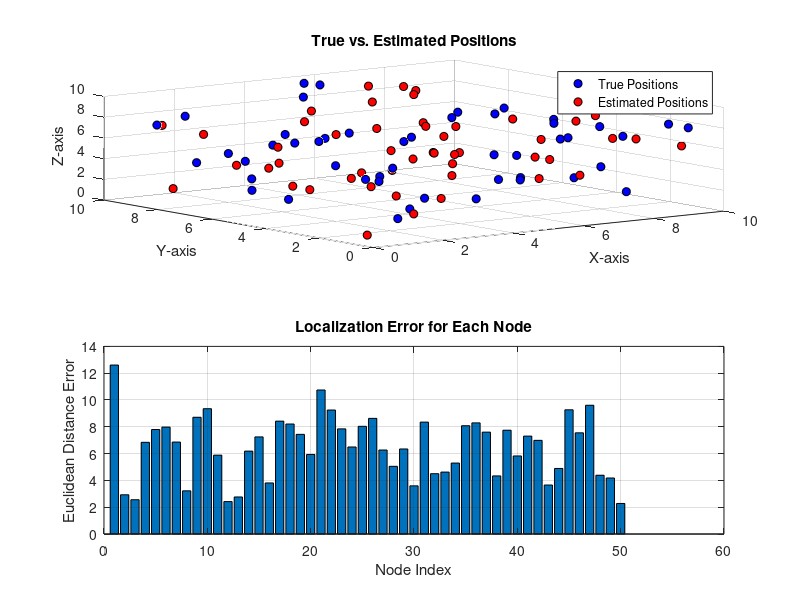

This figure's MATLAB source:
% Parameters
cubeSize = 10;  % Cube side length
numNodes = 50;  % Number of sensor nodes

% Generate true random coordinates within the cube
trueX = cubeSize * rand(1, numNodes);
trueY = cubeSize * rand(1, numNodes);
trueZ = cubeSize * rand(1, numNodes);

% Generate estimated random coordinates within the cube (replace with your actual estimated positions)
estimatedX = cubeSize * rand(1, numNodes);
estimatedY = cubeSize * rand(1, numNodes);
estimatedZ = cubeSize * rand(1, numNodes);

% Calculate localization error for each node
errorX = abs(trueX - estimatedX);
errorY = abs(trueY - estimatedY);
errorZ = abs(trueZ - estimatedZ);

% Calculate overall Euclidean distance error for each node
euclideanError = sqrt(errorX.^2 + errorY.^2 + errorZ.^2);

% Visualize localization error
figure;

subplot(2, 1, 1);
scatter3(trueX, trueY, trueZ, 'filled', 'MarkerEdgeColor', 'k', 'MarkerFaceColor', 'b');
hold on;
scatter3(estimatedX, estimatedY, estimatedZ, 'filled', 'MarkerEdgeColor', 'k', 'MarkerFaceColor', 'r');
title('True vs. Estimated Positions');
xlabel('X-axis');
ylabel('Y-axis');
zlabel('Z-axis');
legend('True Positions', 'Estimated Positions');
grid on;
hold off;

subplot(2, 1, 2);
bar(1:numNodes, euclideanError);
title('Localization Error for Each Node');
xlabel('Node Index');
ylabel('Euclidean Distance Error');
grid on;

% Display maximum error for each axis
fprintf('Maximum Localization Error:\n');
fprintf('X-axis: %f\n', max(errorX));
fprintf('Y-axis: %f\n', max(errorY));
fprintf('Z-axis: %f\n', max(errorZ));
